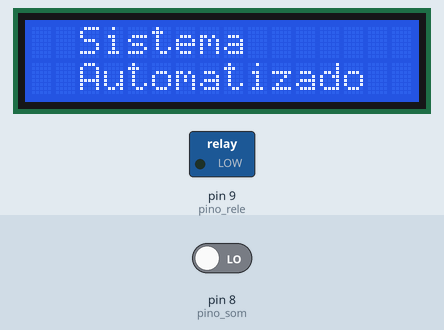
Bench run of a sketch on a simulated Arduino Uno, built with avr-gcc and run on an emulated ATmega328P. Parts: 16×2 character LCD, switched loads named in the sketch (green lamp = pin HIGH). The inputs (shaded band) are chosen by the test bench; at power-on: pin 8 (pino_som) LOW.

Above: at 1.2 s.
1.3 s: pin 8 (pino_som) driven HIGH
At 3.1 s:
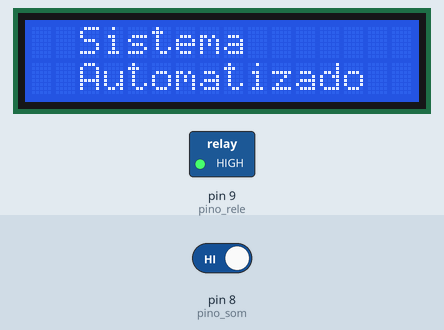
4.3 s: pin 8 (pino_som) driven LOW
At 4.9 s:
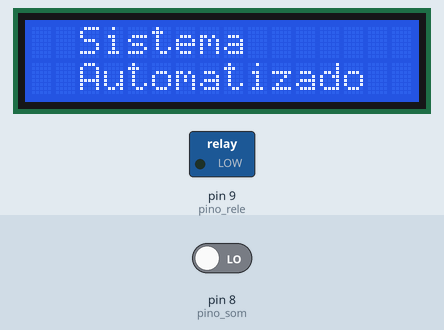
Timing chart, 0 to 7.3 s (numbered marks = the images above; inputs shaded):
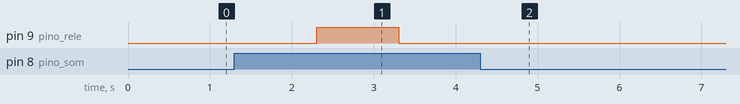

Measured:
- after the input at 1.3 s, pin 9 (pino_rele): LOW → HIGH after 1.0 s, → LOW 1.0 s later
- after the input at 4.3 s, pin 9 (pino_rele): stops changing and stays LOW

The sketch:

Ligando_e_apagando_a_lampada.ino
```cpp
 /*
     CÓDIGO:  Ligar e apagar a luz com sensor de som
     AUTOR:   Guilherme Silva De Souza
     SKETCH:  TESTE 01
     DATA:    26/05/20
*/

//Programa para acender as luzes com palmas
int pino_som = 8;                     //Define o pino que será utilizado para o sensor de som
int pino_rele = 9;                    //E o que será utilizado para o rele
boolean rele = HIGH;                  // Define um booleano para poder usar a operacao NAO

#include <LiquidCrystal.h>

LiquidCrystal lcd(7,6,5,4,3,2);

void setup() {
  lcd.begin(16,2);
  lcd.clear();
  pinMode(pino_som, INPUT);           //Coloca o pino do sensor de som como entrada
  pinMode(pino_rele, OUTPUT);         // E o do rele como saida
}

void loop() {
  int som = digitalRead(pino_som);    //Verifica se a saida do sensor esta ativa

   if(som){                           // Se o som estiver alto
    rele = !rele;                     //Operacao NAO: Se estiver LOW, passa pra HIGH. Se estiver HIGH passa para LOW
    digitalWrite(pino_rele, rele);    // Manda o valor da variavel para o rele
    delay(1000);                      // Aguarda 1 segundo para não ficar ligando e desligando sem parar
   }

  lcd.setCursor(2,0);
  lcd.print("Sistema");
  lcd.setCursor(2,1);
  lcd.print("Automatizado");

  /*for (int pos = 0; pos < 3; pos++){
    lcd.scrollDisplayLeft();
    delay(100);
  }

    for (int pos = 0; pos < 6; pos++){
    lcd.scrollDisplayRight();
    delay(100);
  }

    for (int pos = 0; pos < 3; pos++){
    lcd.scrollDisplayLeft();
    delay(100);
  }
  delay(1000);

  /*lcd.noDisplay(); //Apaga o display
  delay(500);
  lcd.display();
  delay(500);

  lcd.setCursor(2,0);
  lcd.print("Tudo OK");
  lcd.setCursor(2,1);
  lcd.print("Sr. Edinaldo");
  delay(5000);

    for (int pos = 0; pos < 3; pos++){
    lcd.scrollDisplayLeft();
    delay(100);
  }

    for (int pos = 0; pos < 6; pos++){
    lcd.scrollDisplayRight();
    delay(100);
  }

    for (int pos = 0; pos < 3; pos++){
    lcd.scrollDisplayLeft();
    delay(100);
  }
  delay(1000);

  lcd.noDisplay(); //Apaga o display
  delay(500);
  lcd.display();
  delay(500);

  lcd.clear();*/
}

/*void Display() {
  lcd.setCursor(2,0);
  lcd.print("Sistema");
  lcd.setCursor(2,1);
  lcd.print("Automatizado");
  delay(5000);

  for (int pos = 0; pos < 3; pos++){
    lcd.scrollDisplayLeft();
    delay(100);
  }

    for (int pos = 0; pos < 6; pos++){
    lcd.scrollDisplayRight();
    delay(100);
  }

    for (int pos = 0; pos < 3; pos++){
    lcd.scrollDisplayLeft();
    delay(100);
  }
  delay(1000);

  lcd.noDisplay(); //Apaga o display
  delay(500);
  lcd.display();
  delay(500);

  lcd.setCursor(2,0);
  lcd.print("Tudo OK");
  lcd.setCursor(2,1);
  lcd.print("Sr. Edinaldo");
  delay(5000);

    for (int pos = 0; pos < 3; pos++){
    lcd.scrollDisplayLeft();
    delay(100);
  }

    for (int pos = 0; pos < 6; pos++){
    lcd.scrollDisplayRight();
    delay(100);
  }

    for (int pos = 0; pos < 3; pos++){
    lcd.scrollDisplayLeft();
    delay(100);
  }
  delay(1000);

  lcd.noDisplay(); //Apaga o display
  delay(500);
  lcd.display();
  delay(500);

  lcd.clear();
}*/
```
